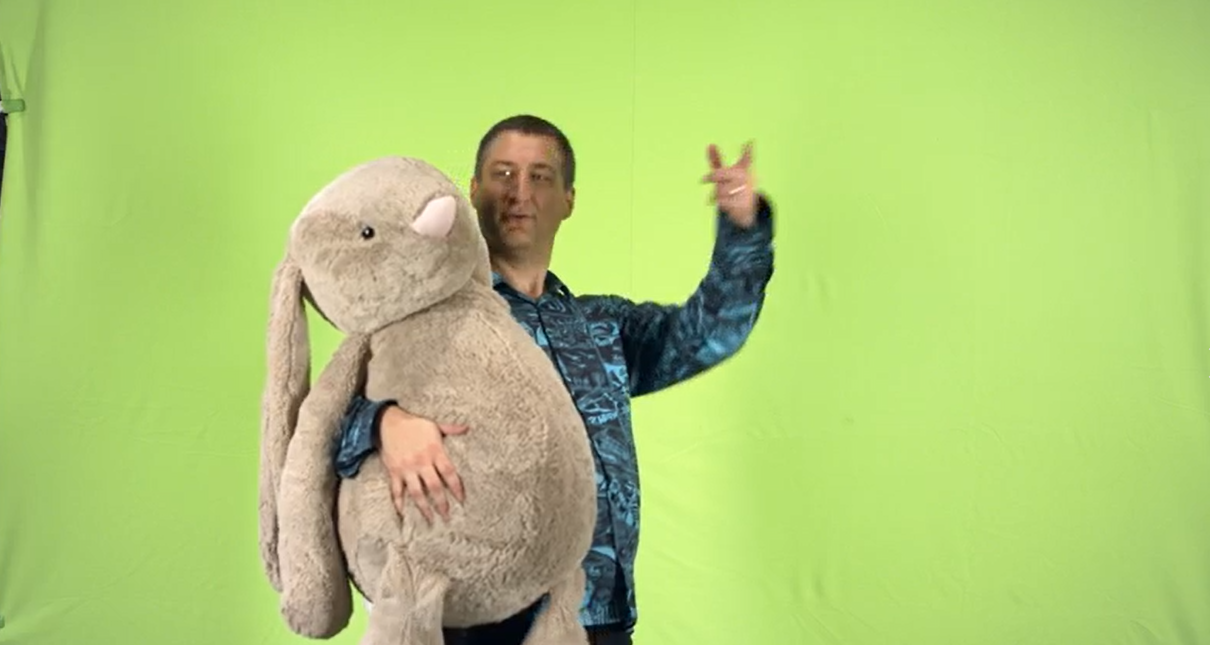
#> input picture HW2/Q1/testing_1.png, 1210 x 645 px
$ python main.py
#> lines starting #> are read from the running program, lines starting #| are printed output that depends on the picture; after the words box and inside, x2 and y2 are one past the last pixel; in counts of white or black regions, pixels touching at a corner belong together
#> the answer given: testing_1.png
#> the answer given: testing_1.png
#> further down, source_image is the input picture: shape (645, 1210, 3); mean B, G, R 116.5, 203, 175.1
### HW2/Q1/composite.py
import numpy as np
import scipy
from scipy.sparse import linalg
import cv2

# [14 lines left out: function on_omega, not called in this run]


def point_area(point, omega):
    if omega[point] != 1:
        return 2
    elif on_omega(point, omega) == True:
        return 1
    return 0

# [13 lines left out: function create_sparse_matrix, not called in this run]


def poisson_blend(source, target, mask):
    nonzero = np.nonzero(mask)
    points = list(zip(nonzero[0], nonzero[1]))
    #matrixA = create_sparse_matrix(nonzero)
    #matrixB = np.zeros(len(points))
    '''
    for i, k in enumerate(points):
        x,y = k
        matrixB[i] = 4*source[x,y] - source[x+1,y] - source[x,y+1] - source[x,y-1] - source[x-1,y]

        matrixB[i] = 4*source[x,y] - source[x-1,y] - source[x,y-1]
        if x + 1 < len(source[0]) and y + 1 < len(source):
            matrixB[i] = 4*source[x,y] - source[x+1,y] - source[x-1,y] - source[x,y+1] - source[x,y-1]
        elif x + 1 < len(source[0]):
            matrixB[i] = 4*source[x,y] - source[x+1,y] - source[x-1,y] - source[x,y-1]
        elif y + 1 < len(source):
            matrixB[i] = 4*source[x,y] - source[x-1,y] - source[x,y+1] - source[x,y-1]

        if point_area(k, mask) == 1:
            border = [(x+1,y),(x-1,y),(x,y+1),(x,y-1)]
            for p in border:
                if mask[p] == 0:
                    matrixB[i] = matrixB[i] + target[p]


    test = scipy.sparse.coo_matrix(matrixA)

    matA = np.zeros((matrixA.shape))
    for i,j,v in zip(test.row, test.col, test.data):
        matA[i][j] = v
    unknown_values = np.linalg.solve(matA, matrixB)
    composite = np.copy(target).astype(float)
    for i, k in enumerate(points):
        composite[k] = unknown_values[i]
    '''
    composite = np.copy(target).astype(float)
    for i, k in enumerate(points):
        x,y = k
        if point_area(k, mask) != 1:
            composite[k] = source[k]
    composite[composite > 255] = 255
    composite[composite < 0] = 0
    return composite

### HW2/Q1/main.py
import numpy as np
import scipy.sparse
import cv2
import composite

def matting(image, a1, a2):
#> called with a1 = 1, a2 = 1
    green_channel = np.atleast_2d(image[:,:,1]).astype(float)/255
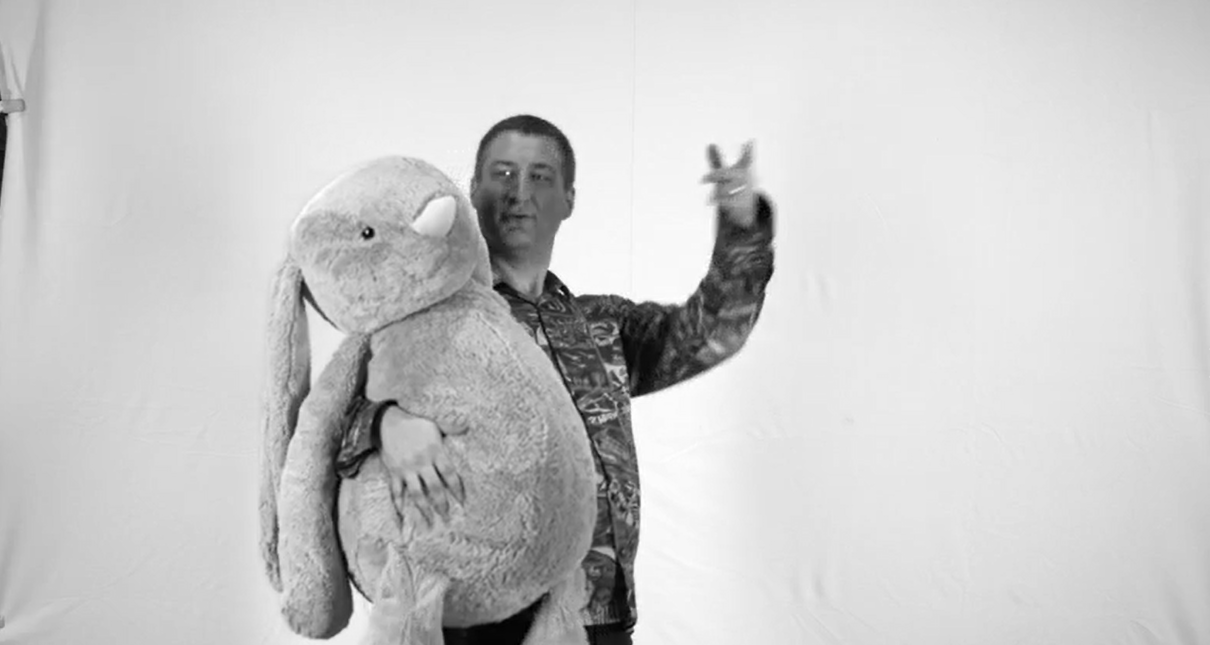
#> green_channel: shape (645, 1210) float64; min 0, max 1, mean 0.796
    red_channel = np.atleast_2d(image[:,:,0]).astype(float)/255
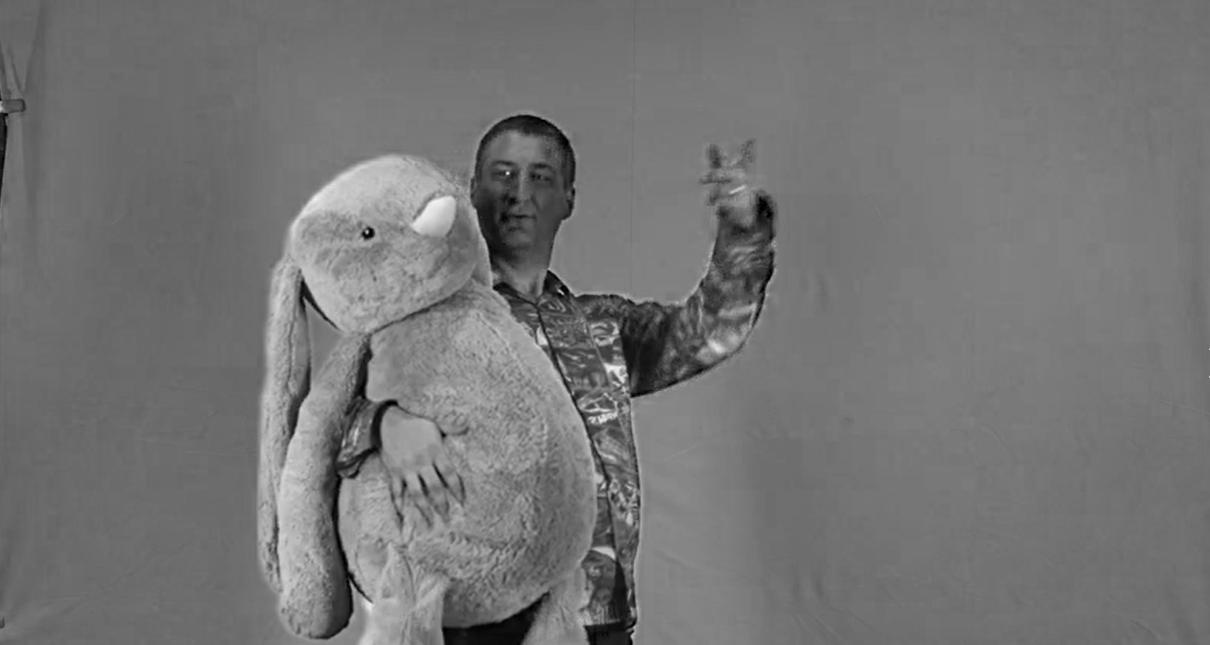
#> red_channel: shape (645, 1210) float64; min 0, max 0.945, mean 0.457
    mat = 1.0 - a1*(green_channel - red_channel*a2)
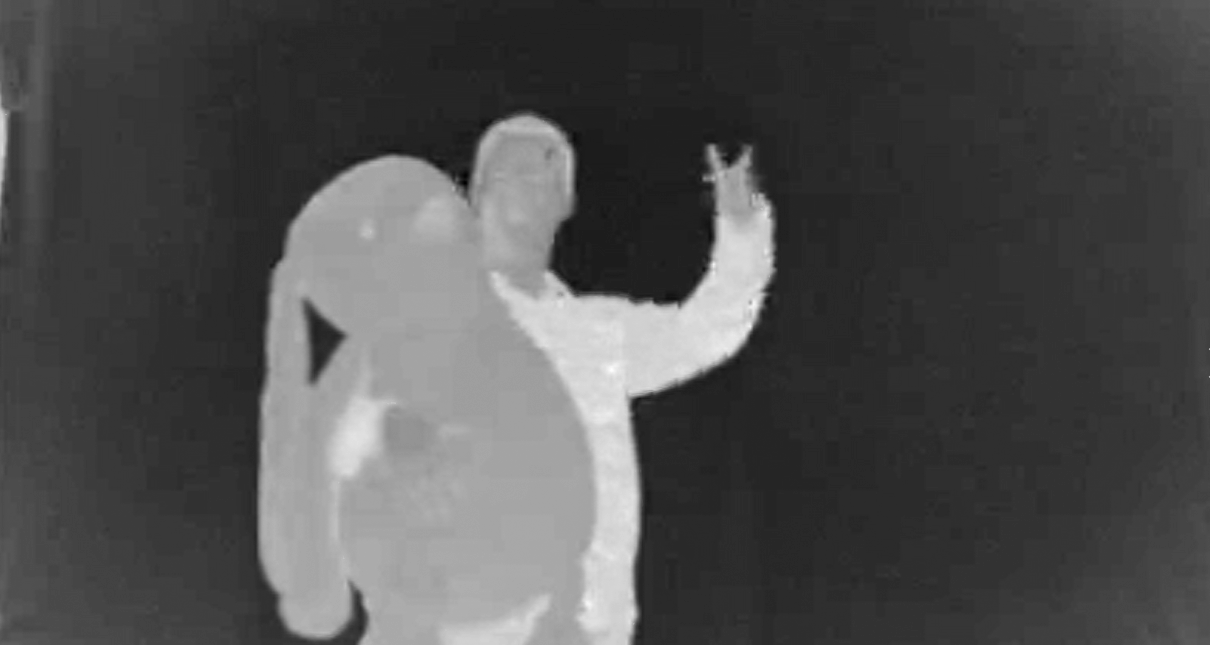
#> mat: shape (645, 1210) float64; min 0.435, max 1.16, mean 0.661; drawn with min black and max white
    #print(mat)
    mat[mat < 0.8] = 0
    '''nonzeros = np.nonzero(mat)
    points = list(zip(nonzeros[0],nonzeros[1]))
    for p in points:
        print(mat[p])'''
    mat[mat > 0] = 1
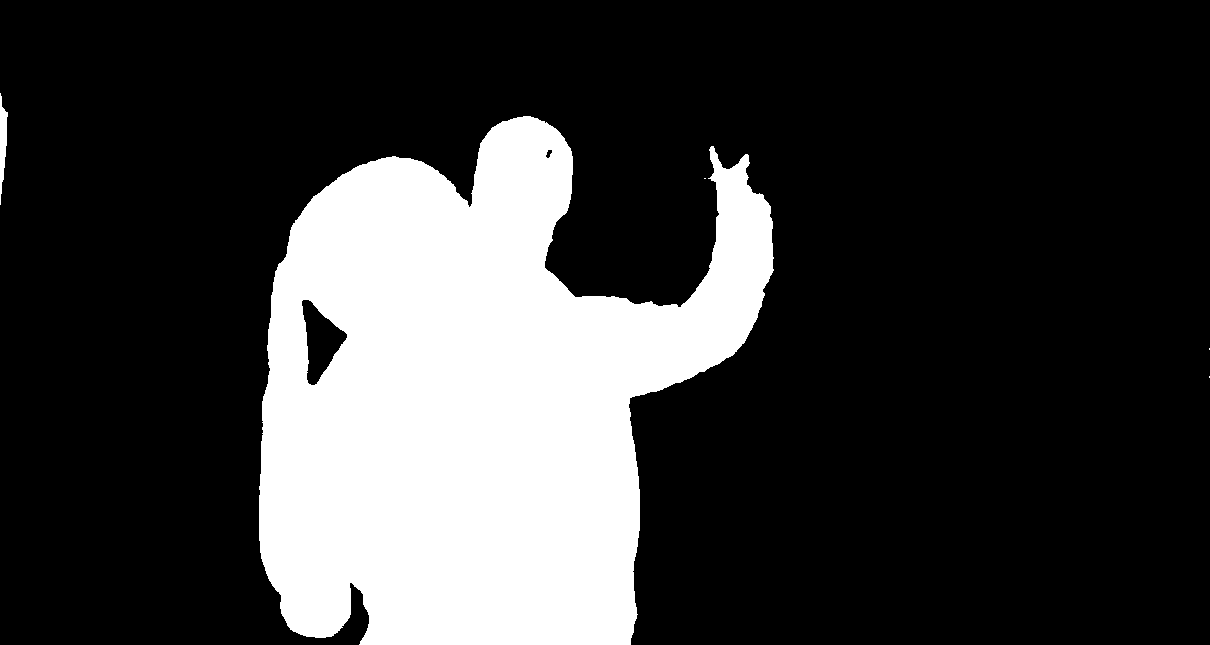
#> mat: shape (645, 1210) float64; values 0 (black) and 1 (white), 22.9% white; 5 white regions (3 under 20 px), largest, box (x1, y1, x2, y2) and area: (259, 116, 774, 645) 178377, (0, 93, 8, 205) 501
    #print(mat)
    mat = mat*255
    return mat

if __name__ == "__main__":
    source_name = input("Enter file name of source image ")
    target_name = input("Enter file name of target image ")
    # [4 lines of commented-out code are left out]
    if source_name[len(source_name)-4:] == ".png" or source_name[len(source_name)-4:] == ".jpg":
        source_image = cv2.imread(source_name)
        target_image = cv2.imread(target_name)
        target = np.atleast_3d(target_image).astype(float)
        source = np.atleast_3d(source_image).astype(float)
        mat = matting(source, 1, 1)
        cv2.imwrite("mat_output.jpg", mat)
        results = []
        for channel in range(3):
            results.append(composite.poisson_blend(source[:,:,channel], target[:,:,channel], mat))
#> this loop made 3 passes
#> pass 3, in poisson_blend (call 3), `composite = np.copy(target).astype(float)`:
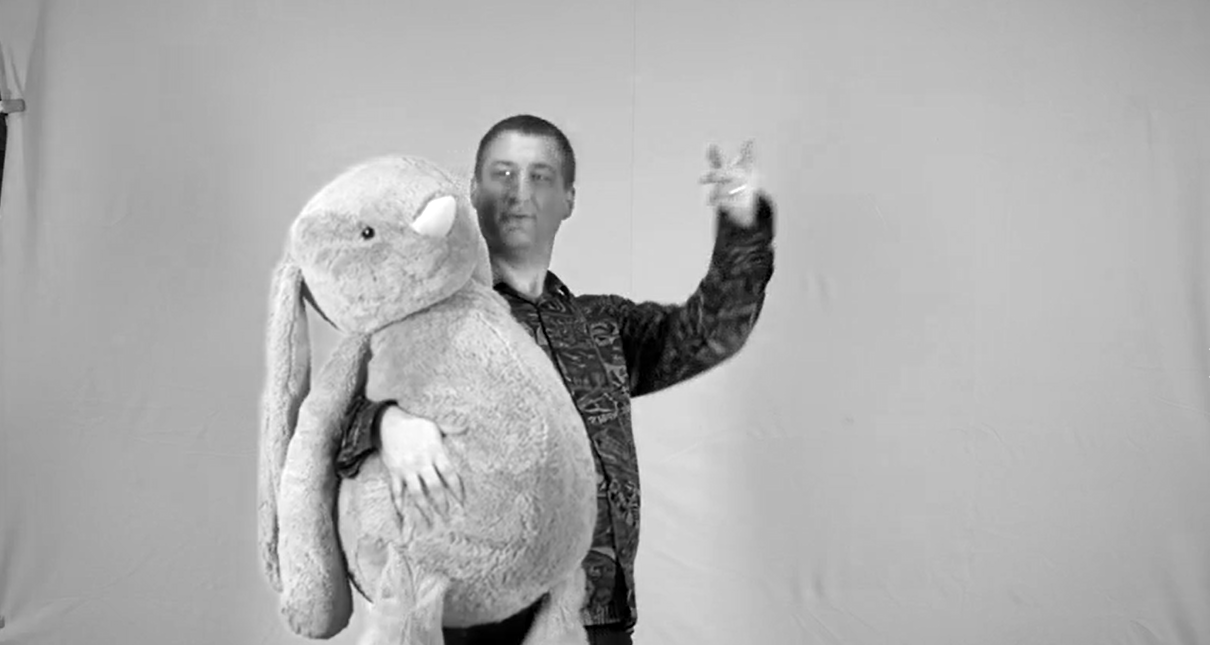
#> composite: shape (645, 1210) float64; min 0, max 255, mean 175.1
#> after the loop, results = 3 items
        result = cv2.merge(results)
        cv2.imwrite("output.jpg", result)
    else:
        option = input("Press 1 to store images or any other key to composite and create video")
        if option == 1:
            source_video = cv2.VideoCapture(source_name)
            target_image = cv2.imread(target_name)
            target = np.atleast_3d(target_image).astype(float)
            i = 0
            while(source_video.isOpened()):
                i += 1
                ret, frame = source_video.read()
                if ret == True:
                    source = np.atleast_3d(frame).astype(float)
                    mat = matting(source, 1, 1)
                    results = []
                    for channel in range(3):
                        results.append(composite.poisson_blend(source[:,:,channel], target[:,:,channel], mat))
                    result = cv2.merge(results)
                    cv2.imwrite("output_" + str(i) + ".jpg", result)
                else:
                    break
            source_video.release()
        else:
            img_array = []
            for i in range(1,173):
                img = cv2.imread("output_" + str(i) + ".jpg")
                height, width, layers = img.shape
                img_array.append(img)
            out = cv2.VideoWriter('output.avi',cv2.VideoWriter_fourcc('M','J','P','G'), 20, (width, height))
            target_image = cv2.imread(target_name)
            target = np.atleast_3d(target_image).astype(float)
            for i in range(len(img_array)):
                out.write(img_array[i])
            out.release
